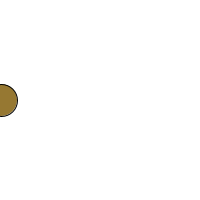
Frame 1 (no input)
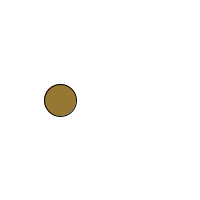
Frame 60 (the mouse pressed at the canvas centre just before this capture)
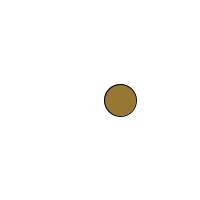
Frame 120 (the mouse held since frame 60 and released just before this capture)

The Processing sketch that drew these frames (run headless with seeded random() and noise(); from frame 60 on, the mouse is pressed at the canvas centre):

// Processing sketch: processing_68126
// ── processing_68126.pde

int circleX = 0;
int speed = 1;

void setup(){
  size(200,200);
  smooth();
}

void draw(){
  background(255);
  circleX = circleX + speed;
  if ( circleX > width || circleX < 0)
    speed = speed * -1;
    
  stroke(0);
  fill(150,120,50);
  ellipse(circleX,100,32,32);
}
